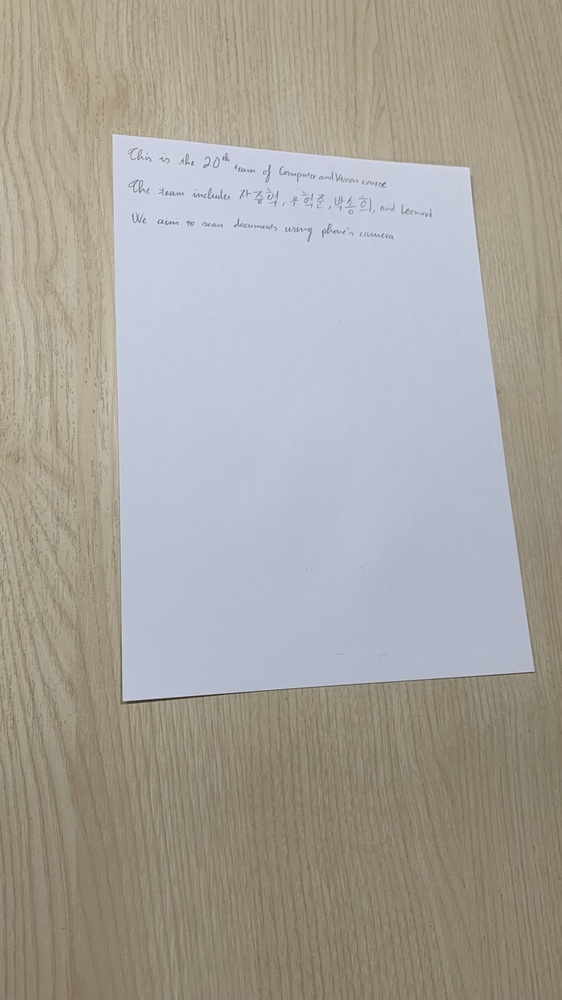
#> input picture test/image/1.jpg, 562 x 1000 px, shrunk from 810 x 1440 before the run, found by its file name; its folder holds only this picture in this run
$ python post_processing.py
#> lines starting #> are read from the running program, lines starting #| are printed output that depends on the picture
import cv2
import math
import glob
import numpy as np
from PIL import Image

RATIO = 1.6


def get_kernel_info(kernel_file):
    input_data = [x.strip() for x in open(kernel_file, 'r').readlines()][0].split(' ')
    k = int(input_data[0])
    sigma = float(input_data[1])
    return k, sigma


def get_gaussian_kernal(k, sigma):
    pi = math.pi
    exp = math.exp
    size = 2*k+1
    g = lambda i, j: (1/(2 * pi * sigma**2)) * exp(-( i**2 + j**2 )/(2 * sigma**2))

    kernel = np.zeros((size,size))
    for i in range(-k,k+1,1):
        for j in range(-k,k+1,1):
            kernel[i+k,j+k] = g(i,j)
    return kernel


def post_process_high_contrast(img):
    return 1 - cv2.equalizeHist(img)


def high_contrast(input_path=None, output_path=None):

    in_image = cv2.imread(input_path, cv2.IMREAD_GRAYSCALE)#.astype(np.uint8)
    out_image = 1 - cv2.equalizeHist(in_image)
    Image.fromarray(np.uint8(out_image * 255)).save(output_path)


def high_contrast2(input_path=None, output_path=None):

#> called with input_path = 'test/result/simple/1.jpg'
    in_image = cv2.imread(input_path, cv2.IMREAD_GRAYSCALE)#.astype(np.uint8)
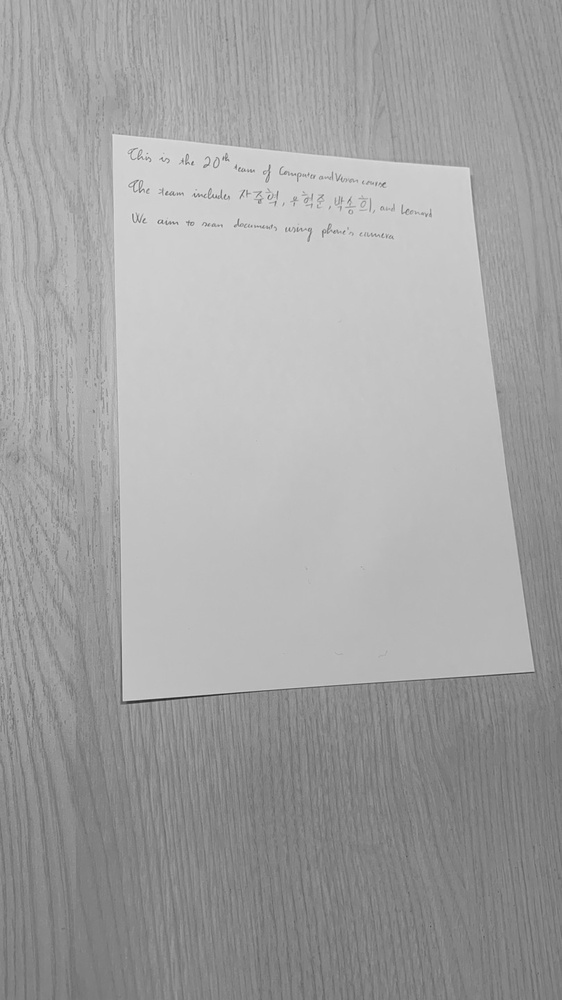
#> in_image: shape (1000, 562); min 31, max 235, mean 163.4
    clahe = cv2.createCLAHE(clipLimit=3.0, tileGridSize=(3,3))
    out_image = 1 - clahe.apply(in_image)
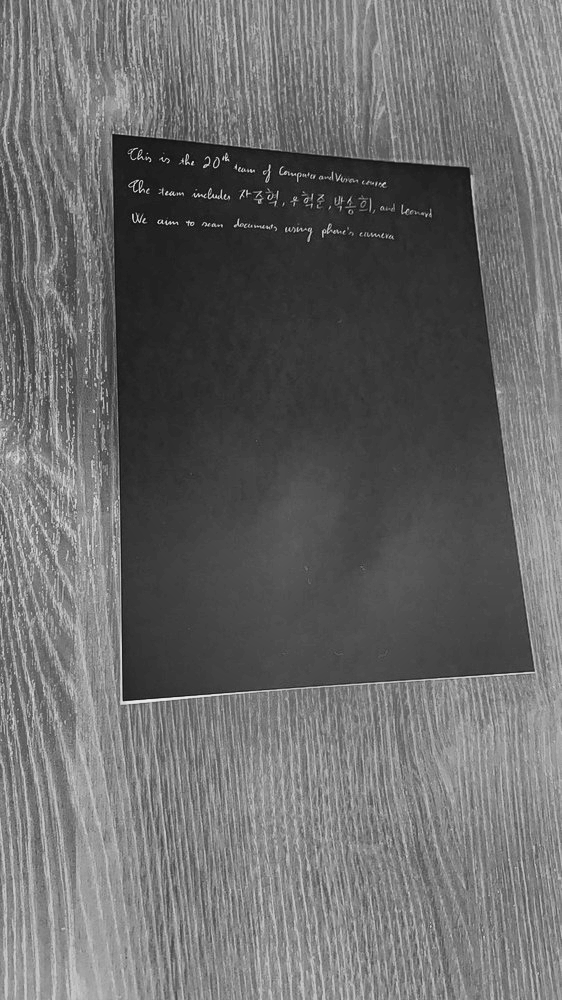
#> out_image: shape (1000, 562); min 11, max 241, mean 106
    Image.fromarray(np.uint8(out_image * 255)).save(output_path)
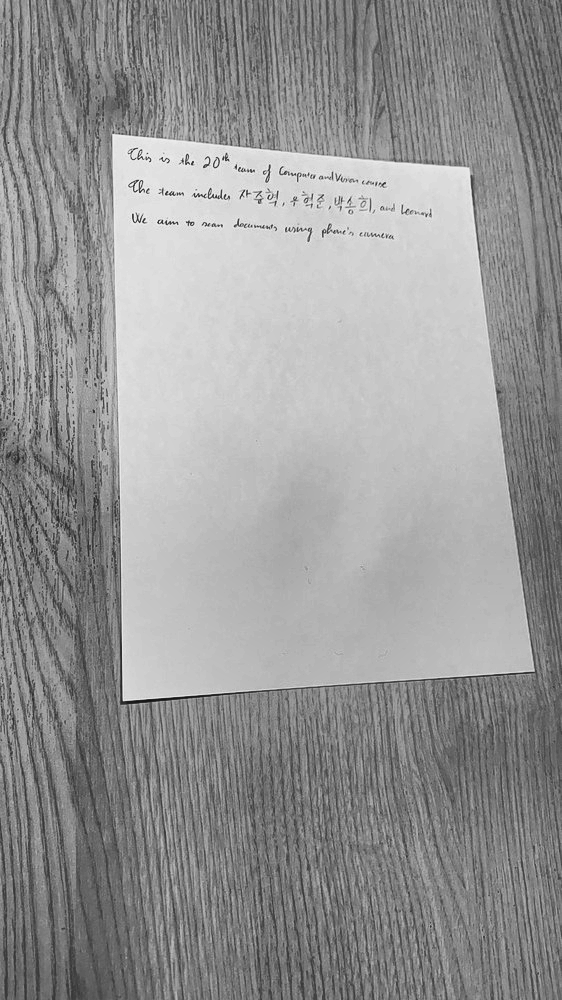
#> saved as 1.jpg: PIL image 562x1000 L; min 15, max 245, mean 150


# [12 lines of commented-out code are left out]


def post_process_laplacian(img):
    kernel_path = 'modules/kernel_info/4.txt'
    k, sigma = get_kernel_info(kernel_path)
    kernel = get_gaussian_kernal(k, sigma) - get_gaussian_kernal(k, sigma*RATIO)
    dog_img = apply_DoG(img, kernel)
    return dog_img


def difference_of_gaussian(input_path=None, output_path=None, kernel_path=None):
#> called with input_path = 'test/result/simple/1.jpg', output_path = 'test/final_result/laplacian/simple/1.jpg'
    kernel_path = 'modules/kernel_info/3.txt'

    in_image = np.array(Image.open(input_path).convert('RGB')) / 255
#> in_image: shape (1000, 562, 3) float64
    k, sigma = get_kernel_info(kernel_path)
    kernel = get_gaussian_kernal(k, sigma) - get_gaussian_kernal(k, sigma*RATIO)
    out_image = apply_DoG(in_image, kernel)
    Image.fromarray(np.uint8(out_image * 255)).save(output_path)


def apply_DoG(in_image, kernel):
    out_image = np.zeros(shape=in_image.shape)
    for i in range(3):
        out_image[:,:,i] = cv2.filter2D(in_image[:,:,i], -1, kernel)
    return 1 - out_image


# [40 lines of commented-out code are left out]


def main():
    for image_path in glob.glob('test/image/*'):
        for warp_type in ['simple', 'ratio_given', 'gradient']:
            input_path = image_path.replace('image', f'result/{warp_type}'); print(input_path)
            # high contrast
            output_path = image_path.replace('image', f'final_result/high_contrast/{warp_type}'); print(output_path)
            high_contrast2(input_path, output_path)
            # laplacian
            output_path = image_path.replace('image', f'final_result/laplacian/{warp_type}'); print(output_path)
            difference_of_gaussian(input_path, output_path)

if __name__ == '__main__':
    # [4 lines of commented-out code are left out]
#> (the run stopped early here; a loop or call above may not have finished)

$ run again, on test/image/3.jpg
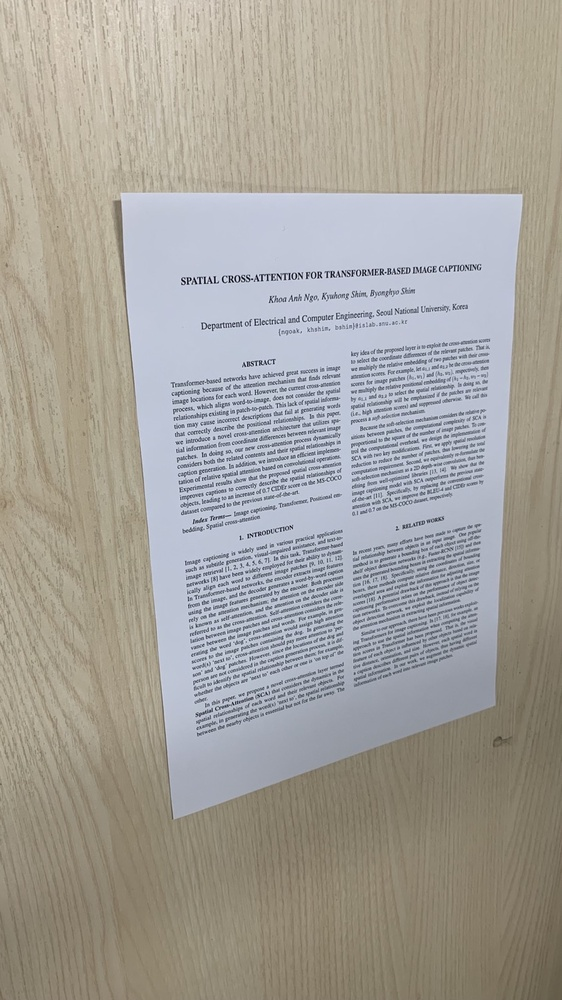
#> input picture test/image/3.jpg, 562 x 1000 px, shrunk from 810 x 1440 before the run, found by its file name
#> in high_contrast2, `out_image = 1 - clahe.apply(in_image)`:
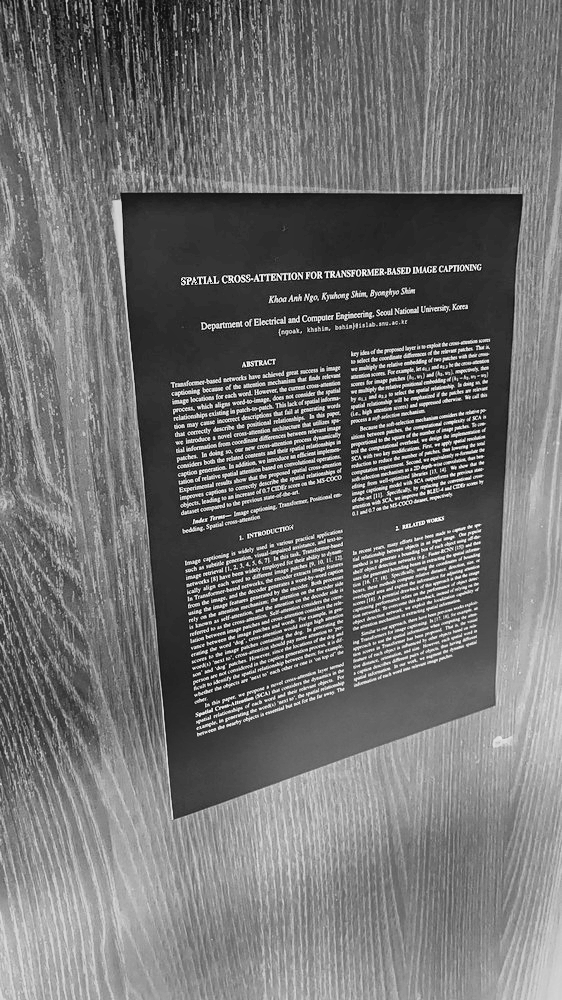
#> out_image: shape (1000, 562); min 0, max 255, mean 113.2
#> in high_contrast2, `Image.fromarray(np.uint8(out_image * 255)).save(output_path)`:
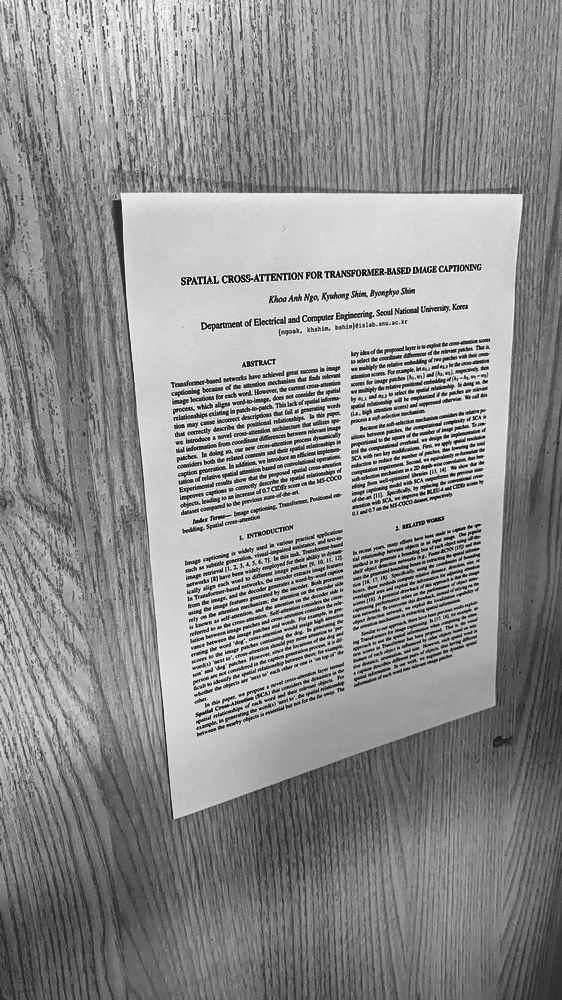
#> saved as 3.jpg: PIL image 562x1000 L; min 0, max 255, mean 142.8

$ run again, on test/image/4.jpg
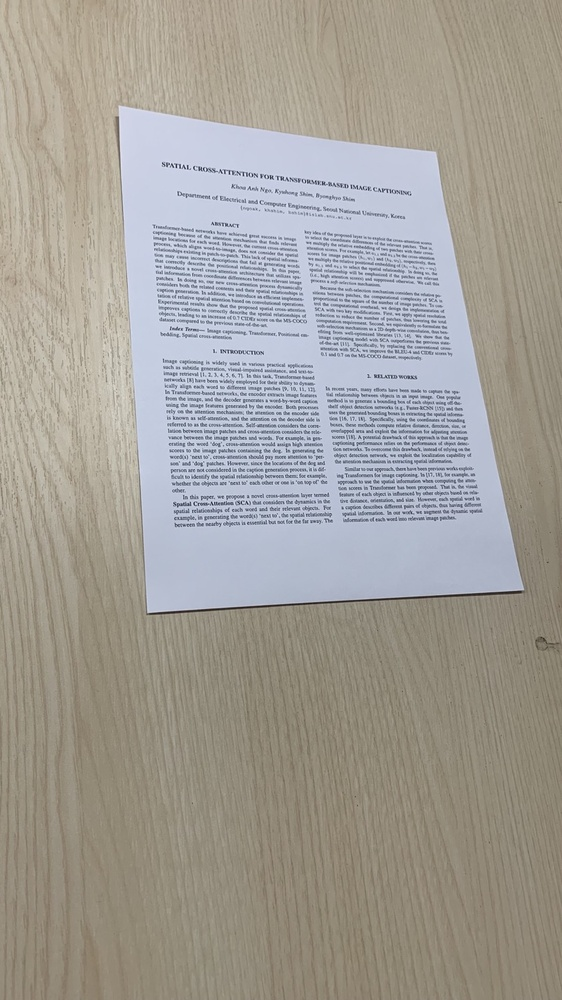
#> input picture test/image/4.jpg, 562 x 1000 px, shrunk from 810 x 1440 before the run, found by its file name
#> in high_contrast2, `out_image = 1 - clahe.apply(in_image)`:
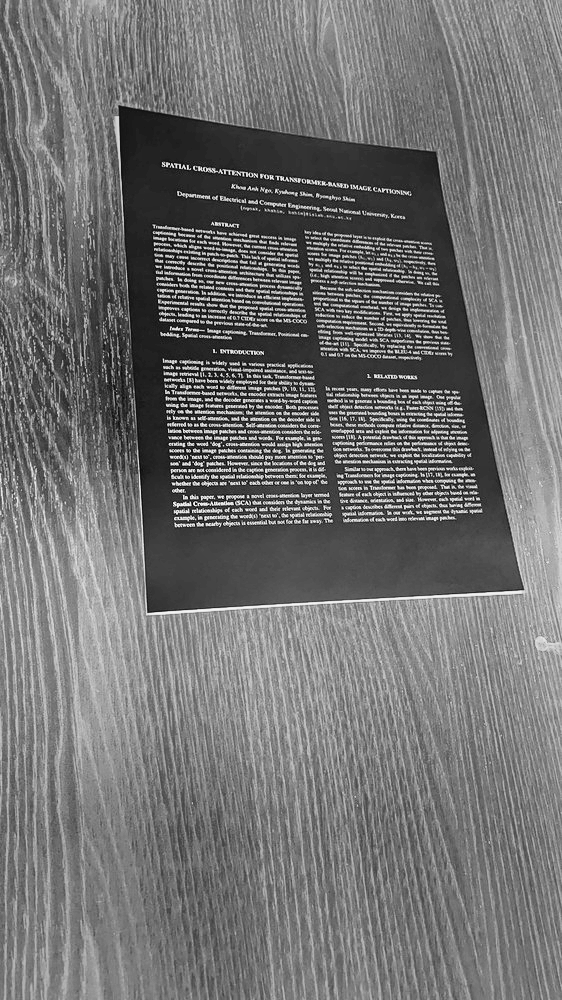
#> out_image: shape (1000, 562); min 5, max 248, mean 114
#> in high_contrast2, `Image.fromarray(np.uint8(out_image * 255)).save(output_path)`:
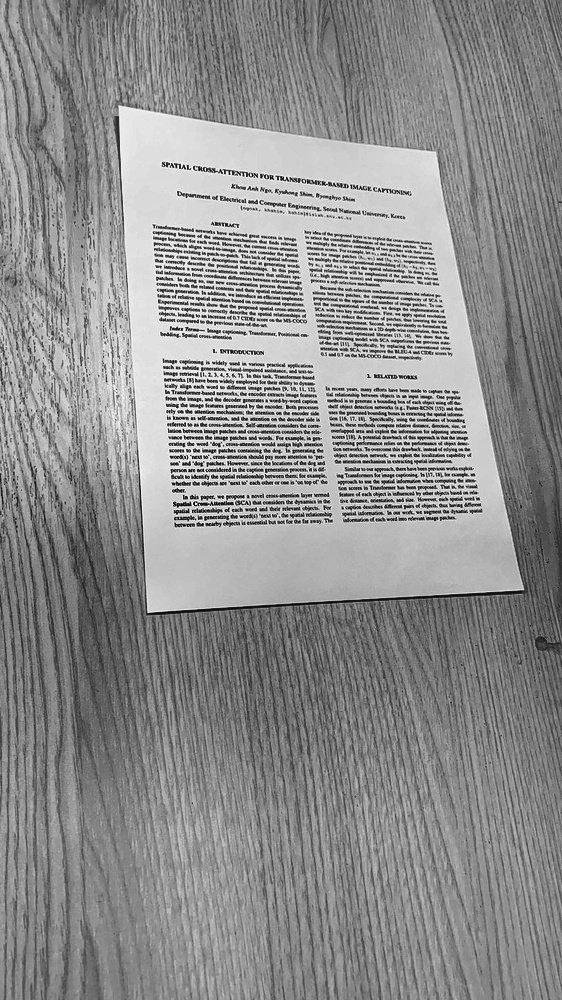
#> saved as 4.jpg: PIL image 562x1000 L; min 8, max 251, mean 142

$ run again, on test/image/5.jpg
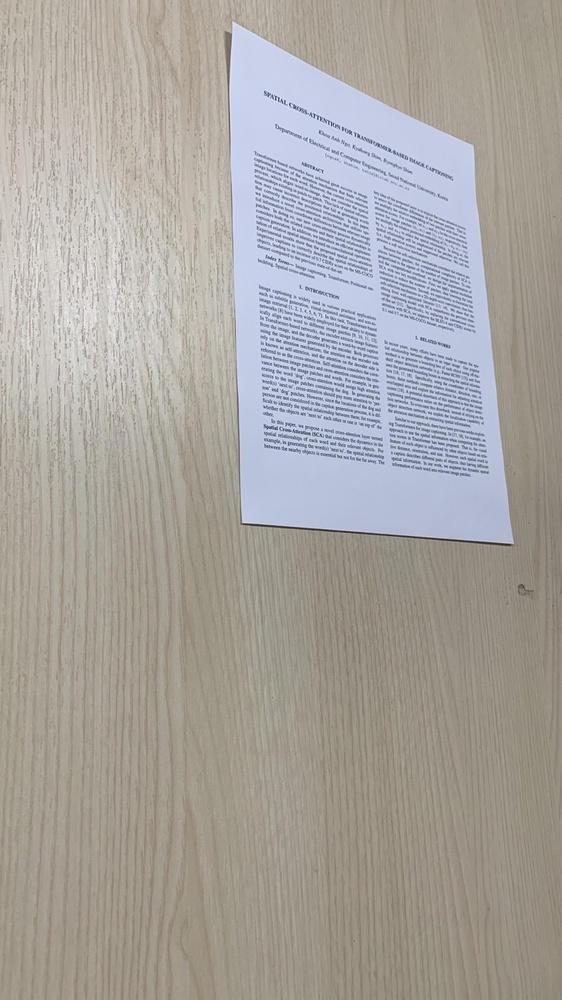
#> input picture test/image/5.jpg, 562 x 1000 px, shrunk from 810 x 1440 before the run, found by its file name
#> in high_contrast2, `out_image = 1 - clahe.apply(in_image)`:
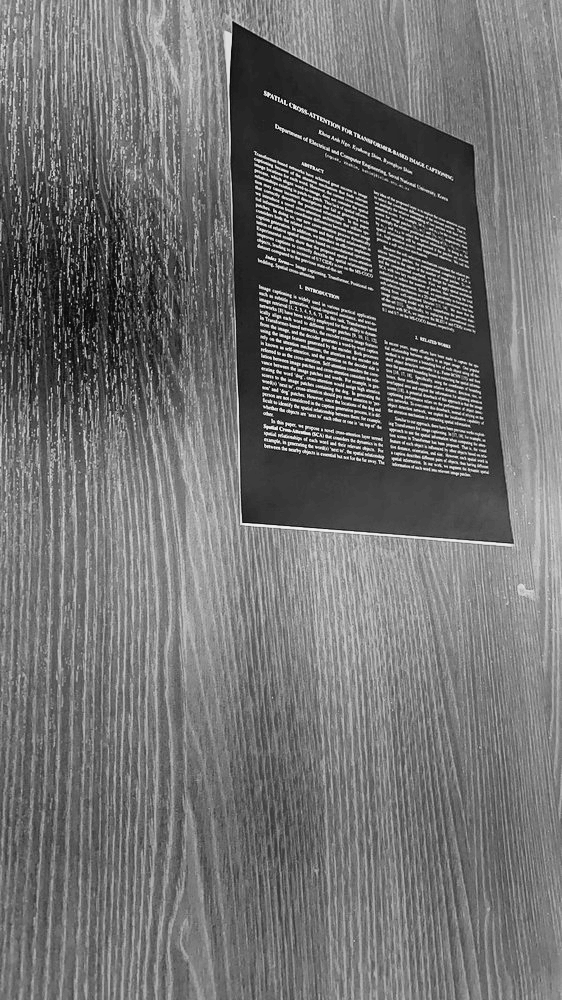
#> out_image: shape (1000, 562); min 5, max 245, mean 112.6
#> in high_contrast2, `Image.fromarray(np.uint8(out_image * 255)).save(output_path)`:
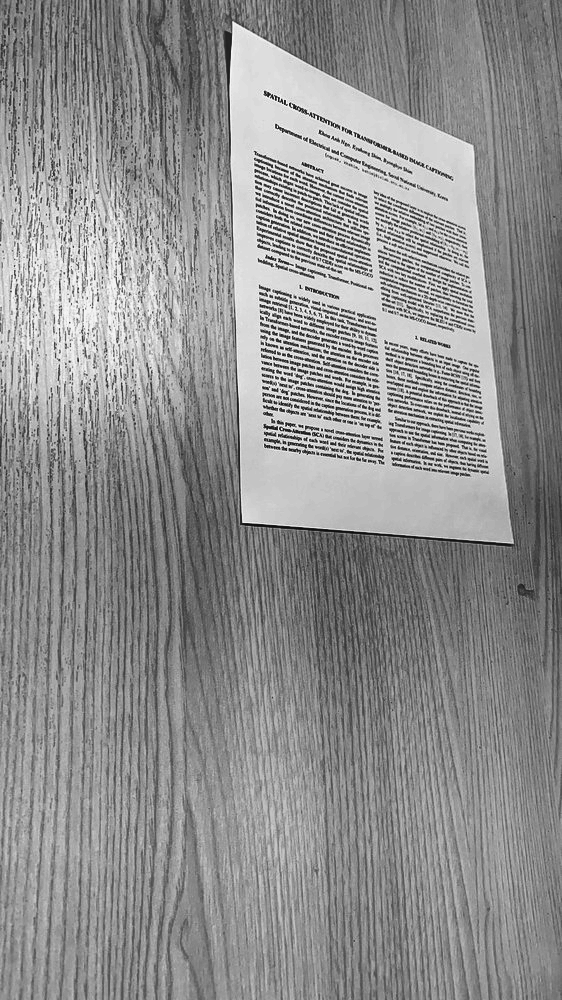
#> saved as 5.jpg: PIL image 562x1000 L; min 11, max 251, mean 143.4

$ run again, on test/image/10.jpg
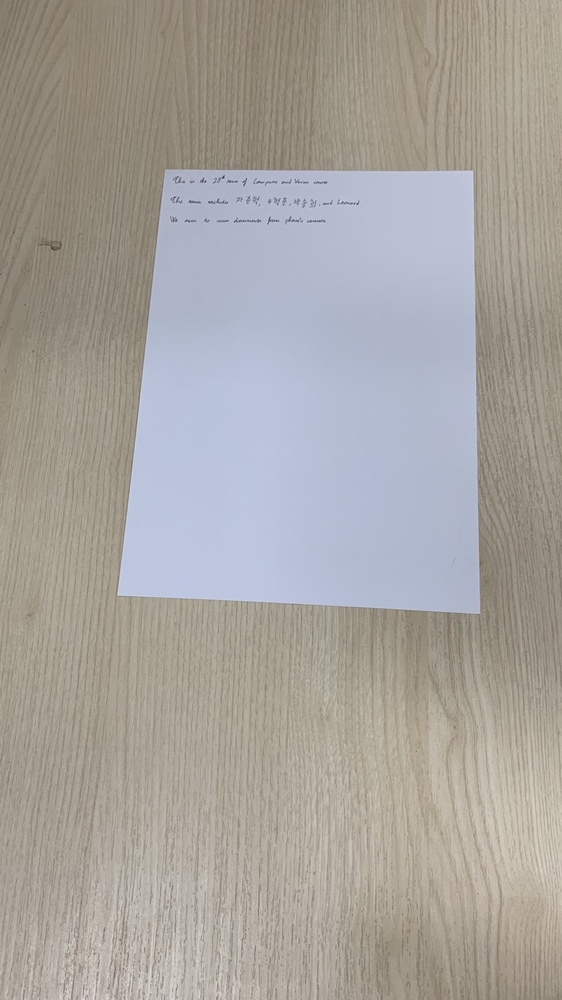
#> input picture test/image/10.jpg, 562 x 1000 px, shrunk from 810 x 1440 before the run, found by its file name
#> in high_contrast2, `out_image = 1 - clahe.apply(in_image)`:
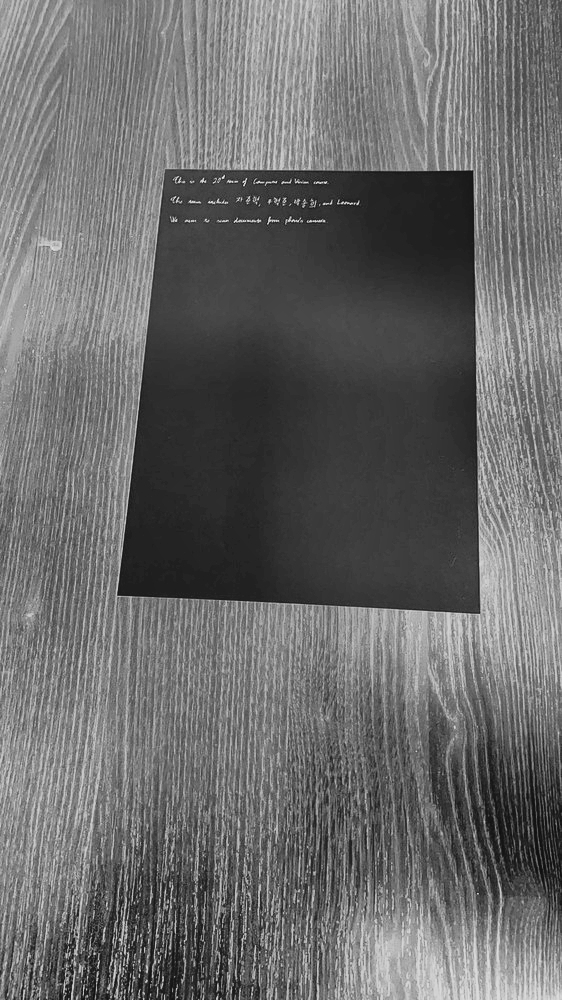
#> out_image: shape (1000, 562); min 14, max 232, mean 105.8
#> in high_contrast2, `Image.fromarray(np.uint8(out_image * 255)).save(output_path)`:
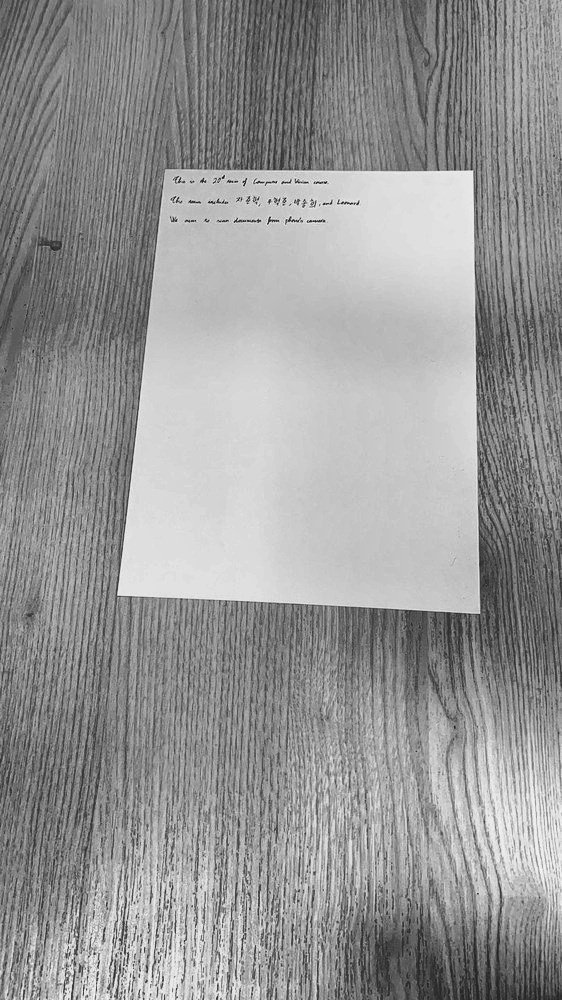
#> saved as 10.jpg: PIL image 562x1000 L; min 24, max 242, mean 150.2
